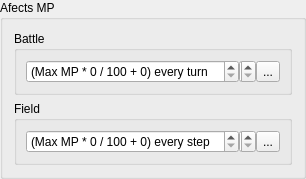
    <widget class="QGroupBox" name="groupConditionMp">
     <property name="title">
      <string>Afects MP</string>
     </property>
     <layout class="QGridLayout" name="gridLayout_25">
      <item row="0" column="0">
       <widget class="QGroupBox" name="groupConditionMpBattle">
        <property name="title">
         <string>Battle</string>
        </property>
        <property name="flat">
         <bool>true</bool>
        </property>
        <layout class="QGridLayout" name="gridLayout_26">
         <property name="horizontalSpacing">
          <number>0</number>
         </property>
         <item row="0" column="2">
          <widget class="QToolButton" name="toolConditionMpBattleEffect">
           <property name="text">
            <string>...</string>
           </property>
          </widget>
         </item>
         <item row="0" column="0">
          <widget class="QSpinBox" name="spinConditionMpBattlePercent">
           <property name="suffix">
            <string> / 100 + 0) every turn</string>
           </property>
           <property name="prefix">
            <string>(Max MP * </string>
           </property>
          </widget>
         </item>
         <item row="0" column="1">
          <widget class="QSpinBox" name="spinConditionMpBattleFixed">
           <property name="maximumSize">
            <size>
             <width>17</width>
             <height>16777215</height>
            </size>
           </property>
          </widget>
         </item>
        </layout>
       </widget>
      </item>
      <item row="1" column="0">
       <widget class="QGroupBox" name="groupConditionMpField">
        <property name="title">
         <string>Field</string>
        </property>
        <property name="flat">
         <bool>true</bool>
        </property>
        <layout class="QGridLayout" name="gridLayout_27">
         <property name="horizontalSpacing">
          <number>0</number>
         </property>
         <item row="0" column="2">
          <widget class="QToolButton" name="toolConditionMpFieldEffect">
           <property name="text">
            <string>...</string>
           </property>
          </widget>
         </item>
         <item row="0" column="0">
          <widget class="QSpinBox" name="spinConditionMpFieldPercent">
           <property name="suffix">
            <string> / 100 + 0) every step</string>
           </property>
           <property name="prefix">
            <string>(Max MP * </string>
           </property>
          </widget>
         </item>
         <item row="0" column="1">
          <widget class="QSpinBox" name="spinConditionMpFieldFixed">
           <property name="maximumSize">
            <size>
             <width>17</width>
             <height>16777215</height>
            </size>
           </property>
          </widget>
         </item>
        </layout>
       </widget>
      </item>
     </layout>
    </widget>
